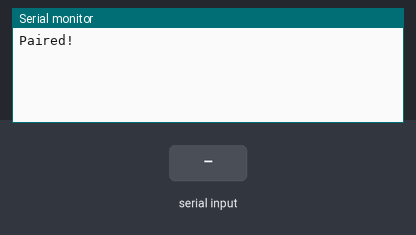
Bench run of a sketch on a simulated Arduino Uno, built with avr-gcc and run on an emulated ATmega328P. Parts: the last lines printed to the serial monitor. Inputs (shaded band) come from the test bench.

Above: at 1.2 s.
1.3 s: "1" received over the second serial link
At 1.7 s:
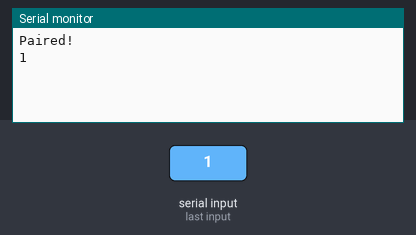
2.8 s: "0" received over the second serial link
At 4.1 s:
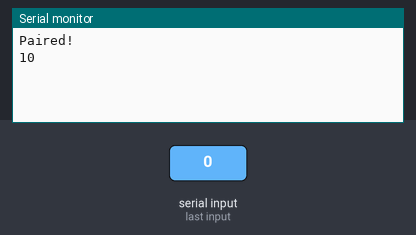

Measured:
- after the input at 1.3 s, the serial monitor: prints a new line at once (image 1)
- after the input at 2.8 s, the serial monitor: prints a new line at once (image 2)

The sketch:

Master_Slave.ino
```cpp
#include <SoftwareSerial.h>

SoftwareSerial bluetooth(2,3);

void setup() {
  Serial.begin(9600);
  while(!Serial) {

  }
  Serial.println("Paired!");
  bluetooth.begin(9600);
}

void loop() {
  if(bluetooth.available()) {
    Serial.write(bluetooth.read());
  }
  if(Serial.available()) {
    bluetooth.write(Serial.read());
  }
}
```
